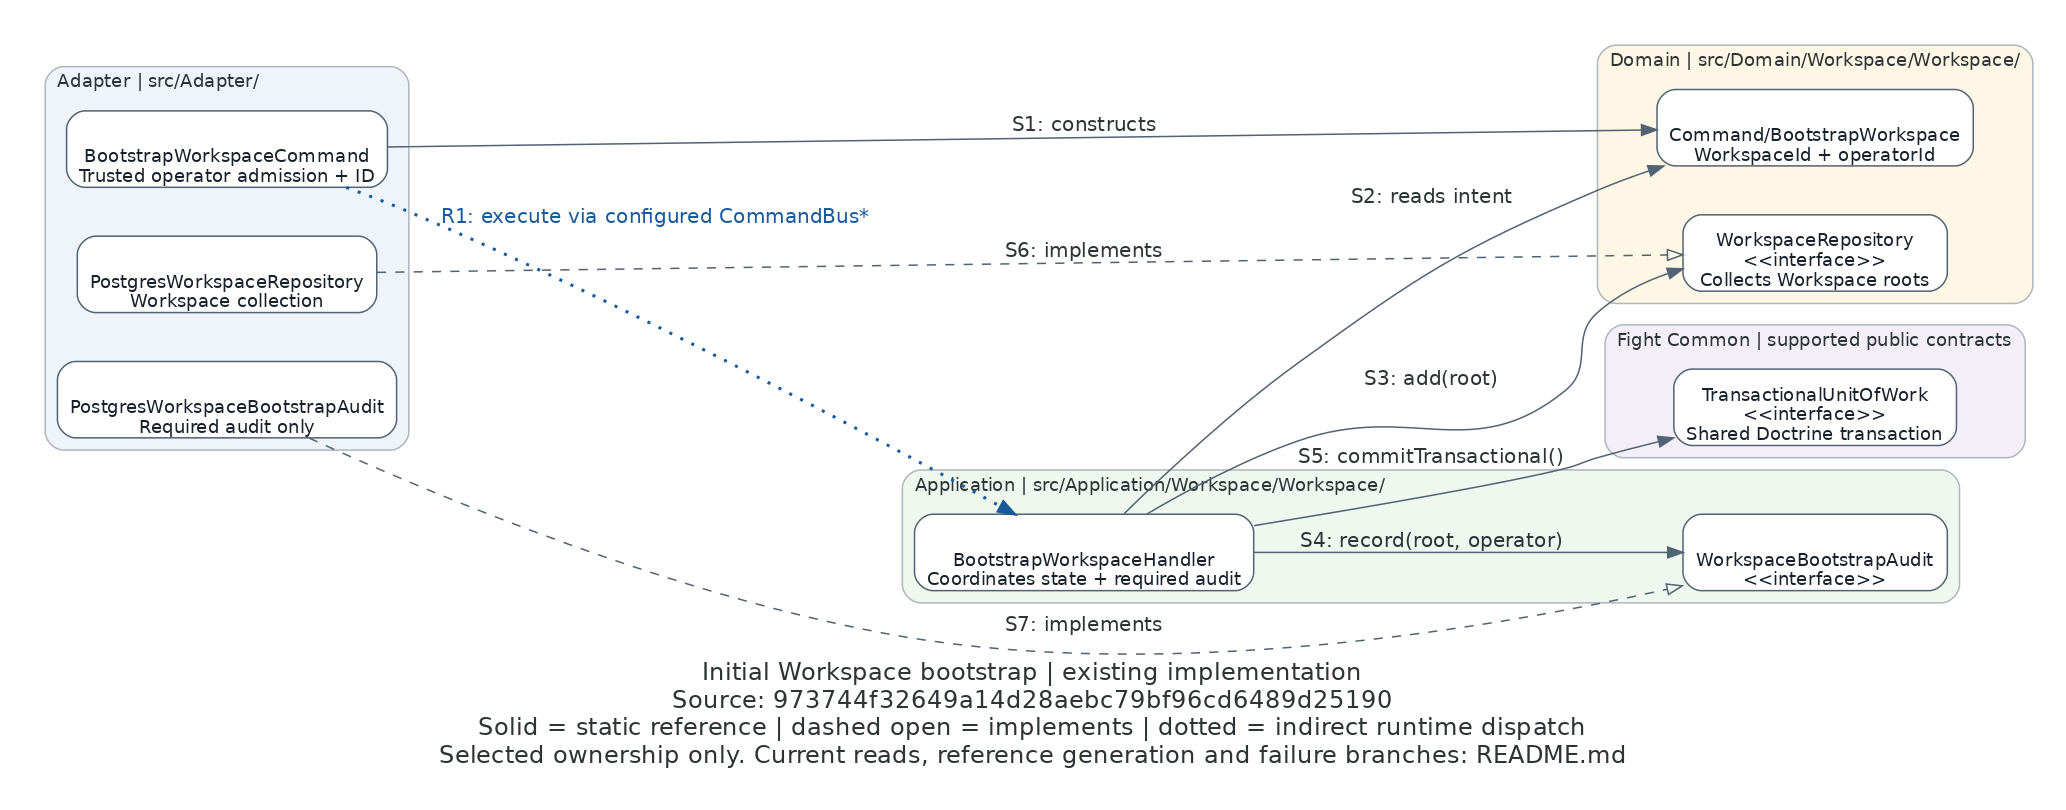

The script that drew this image:
"""Render the existing bootstrap ownership slice; README.md owns source and arrow traces."""
from pathlib import Path

from diagrams import Cluster, Diagram, Edge, Node

REVISION = "973744f32649a14d28aebc79bf96cd6489d25190"
OUTPUT = Path(__file__).with_suffix("")

with Diagram(
    "Initial Workspace bootstrap | existing implementation\n"
    f"Source: {REVISION}\n"
    "Solid = static reference | dashed open = implements | dotted = indirect runtime dispatch\n"
    "Selected ownership only. Current reads, reference generation and failure branches: README.md",
    filename=str(OUTPUT), outformat="png", show=False, direction="LR",
    graph_attr={
        "fontname": "DejaVu Sans", "fontsize": "16", "bgcolor": "white",
        "pad": "0.3", "nodesep": "0.45", "ranksep": "0.8", "dpi": "110",
        "splines": "spline",
    },
    node_attr={
        "shape": "box", "style": "rounded,filled", "fillcolor": "white",
        "fontname": "DejaVu Sans", "fontsize": "12", "fontcolor": "#17212b",
        "color": "#526474", "width": "2.4", "height": "0.7", "fixedsize": "false",
    },
    edge_attr={"fontname": "DejaVu Sans", "fontsize": "10", "color": "#526474"},
):
    with Cluster("Adapter | src/Adapter/", graph_attr={"bgcolor": "#eef4fa"}):
        console = Node("BootstrapWorkspaceCommand\nTrusted operator admission + ID", nodeid="console")
        persistence = Node("PostgresWorkspaceRepository\nWorkspace collection", nodeid="persistence")
        audit_writer = Node("PostgresWorkspaceBootstrapAudit\nRequired audit only", nodeid="audit_writer")

    with Cluster("Application | src/Application/Workspace/Workspace/", graph_attr={"bgcolor": "#eff8ee"}):
        handler = Node("BootstrapWorkspaceHandler\nCoordinates state + required audit", nodeid="handler")
        audit = Node("WorkspaceBootstrapAudit\n<<interface>>", nodeid="audit")

    with Cluster("Domain | src/Domain/Workspace/Workspace/", graph_attr={"bgcolor": "#fff7e6"}):
        command = Node("Command/BootstrapWorkspace\nWorkspaceId + operatorId", nodeid="command")
        repository = Node("WorkspaceRepository\n<<interface>>\nCollects Workspace roots", nodeid="repository")

    with Cluster("Fight Common | supported public contracts", graph_attr={"bgcolor": "#f4eef9"}):
        transaction = Node("TransactionalUnitOfWork\n<<interface>>\nShared Doctrine transaction", nodeid="transaction")

    console >> Edge(label="S1: constructs") >> command
    handler >> Edge(label="S2: reads intent") >> command
    handler >> Edge(label="S3: add(root)") >> repository
    handler >> Edge(label="S4: record(root, operator)") >> audit
    handler >> Edge(label="S5: commitTransactional()") >> transaction
    persistence >> Edge(label="S6: implements", style="dashed", arrowhead="empty") >> repository
    audit_writer >> Edge(label="S7: implements", style="dashed", arrowhead="empty") >> audit
    console >> Edge(
        label="R1: execute via configured CommandBus*", style="dotted",
        color="#185b9d", fontcolor="#185b9d", penwidth="2",
    ) >> handler
